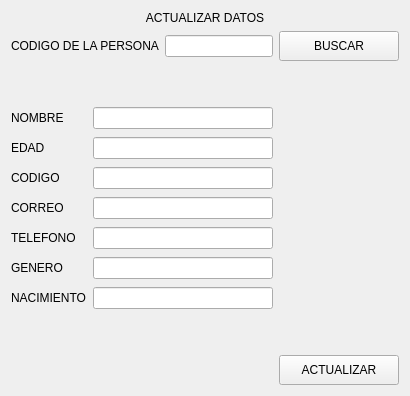
            <widget class="QWidget" name="page_actualizar">
             <layout class="QVBoxLayout" name="verticalLayout_11">
              <item>
               <widget class="QLabel" name="label_11">
                <property name="text">
                 <string>ACTUALIZAR DATOS</string>
                </property>
                <property name="alignment">
                 <set>Qt::AlignCenter</set>
                </property>
               </widget>
              </item>
              <item>
               <layout class="QHBoxLayout" name="horizontalLayout_5">
                <item>
                 <widget class="QLabel" name="label_12codigopersona">
                  <property name="text">
                   <string>CODIGO DE LA PERSONA</string>
                  </property>
                 </widget>
                </item>
                <item>
                 <widget class="QLineEdit" name="lineEdit_9codigoactualizar"/>
                </item>
                <item>
                 <widget class="QPushButton" name="pushButton_7buscaractualizar">
                  <property name="minimumSize">
                   <size>
                    <width>120</width>
                    <height>30</height>
                   </size>
                  </property>
                  <property name="text">
                   <string>BUSCAR</string>
                  </property>
                 </widget>
                </item>
               </layout>
              </item>
              <item>
               <spacer name="verticalSpacer_3">
                <property name="orientation">
                 <enum>Qt::Vertical</enum>
                </property>
                <property name="sizeHint" stdset="0">
                 <size>
                  <width>20</width>
                  <height>40</height>
                 </size>
                </property>
               </spacer>
              </item>
              <item>
               <layout class="QHBoxLayout" name="horizontalLayout_8">
                <item>
                 <layout class="QVBoxLayout" name="verticalLayout_9">
                  <property name="spacing">
                   <number>8</number>
                  </property>
                  <item>
                   <widget class="QLabel" name="label_13">
                    <property name="text">
                     <string>NOMBRE</string>
                    </property>
                   </widget>
                  </item>
                  <item>
                   <widget class="QLabel" name="label_14">
                    <property name="text">
                     <string>EDAD</string>
                    </property>
                   </widget>
                  </item>
                  <item>
                   <widget class="QLabel" name="label_15">
                    <property name="text">
                     <string>CODIGO</string>
                    </property>
                   </widget>
                  </item>
                  <item>
                   <widget class="QLabel" name="label_16">
                    <property name="text">
                     <string>CORREO</string>
                    </property>
                   </widget>
                  </item>
                  <item>
                   <widget class="QLabel" name="label_17">
                    <property name="text">
                     <string>TELEFONO</string>
                    </property>
                   </widget>
                  </item>
                  <item>
                   <widget class="QLabel" name="label_18">
                    <property name="text">
                     <string>GENERO</string>
                    </property>
                   </widget>
                  </item>
                  <item>
                   <widget class="QLabel" name="label_19">
                    <property name="text">
                     <string>NACIMIENTO</string>
                    </property>
                   </widget>
                  </item>
                 </layout>
                </item>
                <item>
                 <layout class="QVBoxLayout" name="verticalLayout_10">
                  <property name="spacing">
                   <number>8</number>
                  </property>
                  <item>
                   <widget class="QLineEdit" name="lineEdit_1nombreact"/>
                  </item>
                  <item>
                   <widget class="QLineEdit" name="lineEdit_2edadactualizar"/>
                  </item>
                  <item>
                   <widget class="QLineEdit" name="lineEdit_3codigoactualizar"/>
                  </item>
                  <item>
                   <widget class="QLineEdit" name="lineEdit_4correoactualizar"/>
                  </item>
                  <item>
                   <widget class="QLineEdit" name="lineEdit_5telefonoactualizar"/>
                  </item>
                  <item>
                   <widget class="QLineEdit" name="lineEdit_6generoactualizar"/>
                  </item>
                  <item>
                   <widget class="QLineEdit" name="lineEdit_7nacimientoactualizar"/>
                  </item>
                 </layout>
                </item>
                <item>
                 <spacer name="horizontalSpacer_6">
                  <property name="orientation">
                   <enum>Qt::Vertical</enum>
                  </property>
                  <property name="sizeHint" stdset="0">
                   <size>
                    <width>20</width>
                    <height>20</height>
                   </size>
                  </property>
                 </spacer>
                </item>
                <item>
                 <layout class="QVBoxLayout" name="verticalLayout_14">
                  <item>
                   <widget class="QLabel" name="label_22">
                    <property name="minimumSize">
                     <size>
                      <width>100</width>
                      <height>0</height>
                     </size>
                    </property>
                    <property name="text">
                     <string/>
                    </property>
                    <property name="alignment">
                     <set>Qt::AlignCenter</set>
                    </property>
                   </widget>
                  </item>
                  <item>
                   <widget class="QLabel" name="label_27">
                    <property name="minimumSize">
                     <size>
                      <width>100</width>
                      <height>0</height>
                     </size>
                    </property>
                    <property name="text">
                     <string/>
                    </property>
                    <property name="alignment">
                     <set>Qt::AlignCenter</set>
                    </property>
                   </widget>
                  </item>
                  <item>
                   <widget class="QLabel" name="label_28">
                    <property name="minimumSize">
                     <size>
                      <width>100</width>
                      <height>0</height>
                     </size>
                    </property>
                    <property name="text">
                     <string/>
                    </property>
                    <property name="alignment">
                     <set>Qt::AlignCenter</set>
                    </property>
                   </widget>
                  </item>
                  <item>
                   <widget class="QLabel" name="label_actualizarcorreo">
                    <property name="minimumSize">
                     <size>
                      <width>100</width>
                      <height>0</height>
                     </size>
                    </property>
                    <property name="text">
                     <string/>
                    </property>
                    <property name="alignment">
                     <set>Qt::AlignCenter</set>
                    </property>
                   </widget>
                  </item>
                  <item>
                   <widget class="QLabel" name="label_30">
                    <property name="minimumSize">
                     <size>
                      <width>100</width>
                      <height>0</height>
                     </size>
                    </property>
                    <property name="text">
                     <string/>
                    </property>
                    <property name="alignment">
                     <set>Qt::AlignCenter</set>
                    </property>
                   </widget>
                  </item>
                  <item>
                   <widget class="QLabel" name="label_26">
                    <property name="minimumSize">
                     <size>
                      <width>100</width>
                      <height>0</height>
                     </size>
                    </property>
                    <property name="text">
                     <string/>
                    </property>
                    <property name="alignment">
                     <set>Qt::AlignCenter</set>
                    </property>
                   </widget>
                  </item>
                  <item>
                   <widget class="QLabel" name="label_actualizarnacimiento">
                    <property name="minimumSize">
                     <size>
                      <width>100</width>
                      <height>0</height>
                     </size>
                    </property>
                    <property name="text">
                     <string/>
                    </property>
                    <property name="alignment">
                     <set>Qt::AlignCenter</set>
                    </property>
                   </widget>
                  </item>
                 </layout>
                </item>
               </layout>
              </item>
              <item>
               <spacer name="verticalSpacer_4">
                <property name="orientation">
                 <enum>Qt::Vertical</enum>
                </property>
                <property name="sizeHint" stdset="0">
                 <size>
                  <width>20</width>
                  <height>40</height>
                 </size>
                </property>
               </spacer>
              </item>
              <item>
               <layout class="QHBoxLayout" name="horizontalLayout_7">
                <item>
                 <widget class="QLabel" name="label_actualizarverificacion">
                  <property name="minimumSize">
                   <size>
                    <width>120</width>
                    <height>3</height>
                   </size>
                  </property>
                  <property name="text">
                   <string/>
                  </property>
                 </widget>
                </item>
                <item>
                 <spacer name="horizontalSpacer_5">
                  <property name="orientation">
                   <enum>Qt::Horizontal</enum>
                  </property>
                  <property name="sizeHint" stdset="0">
                   <size>
                    <width>40</width>
                    <height>20</height>
                   </size>
                  </property>
                 </spacer>
                </item>
                <item>
                 <widget class="QPushButton" name="pushButton_8actualizar">
                  <property name="minimumSize">
                   <size>
                    <width>120</width>
                    <height>30</height>
                   </size>
                  </property>
                  <property name="text">
                   <string>ACTUALIZAR</string>
                  </property>
                 </widget>
                </item>
               </layout>
              </item>
             </layout>
            </widget>
